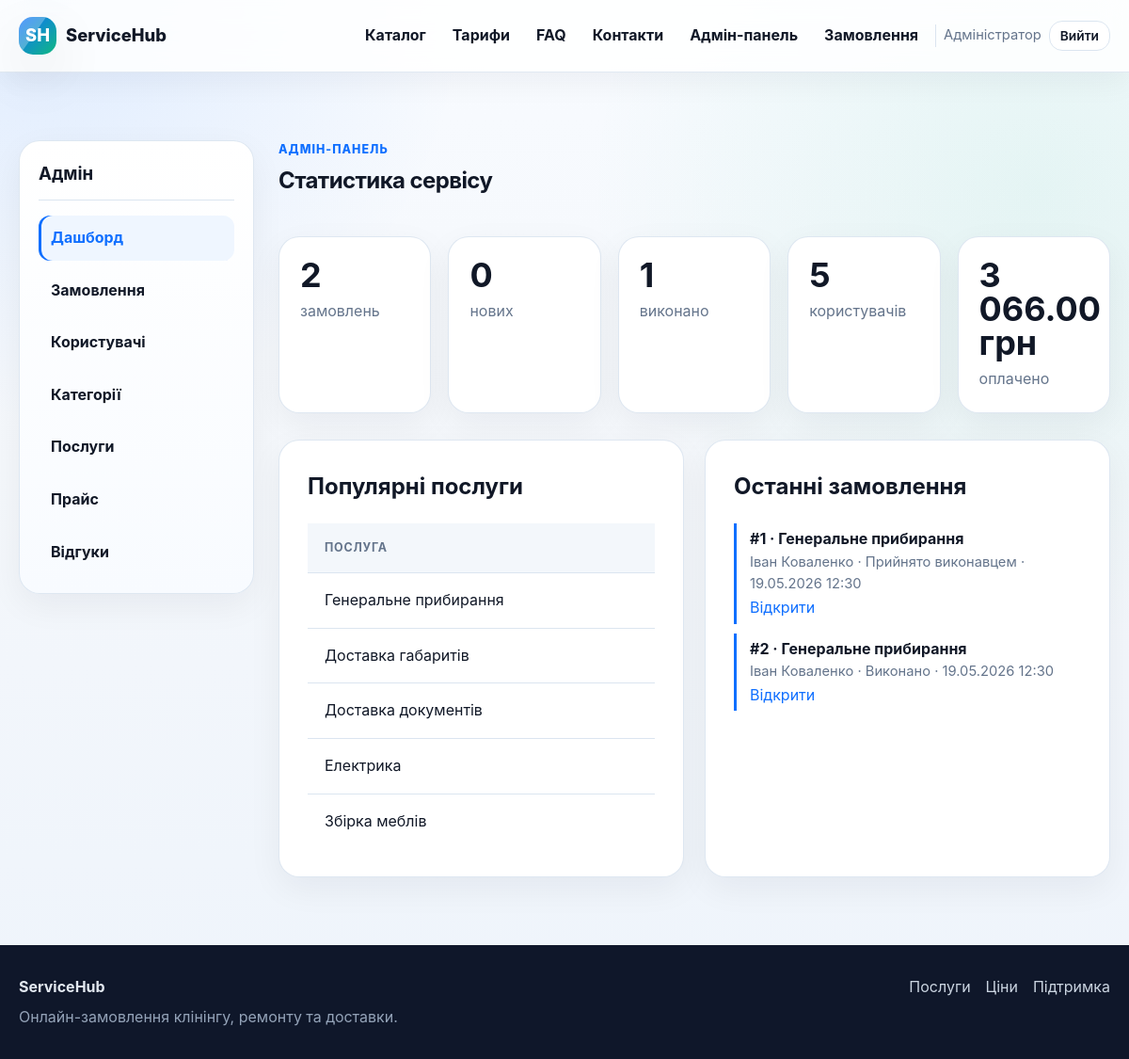
The page /admin (signed in) on the database its author committed.
### tables this page shows
CREATE TABLE users (
    id INTEGER PRIMARY KEY AUTOINCREMENT,
    role TEXT NOT NULL CHECK (role IN ('client', 'worker', 'admin')),
    full_name TEXT NOT NULL,
    email TEXT NOT NULL UNIQUE,
    password_hash TEXT NOT NULL,
    phone TEXT,
    city TEXT,
    address TEXT,
    specialization TEXT,
    service_area TEXT,
    schedule TEXT,
    price_text TEXT,
    is_blocked INTEGER NOT NULL DEFAULT 0,
    created_at TEXT NOT NULL DEFAULT CURRENT_TIMESTAMP
);

CREATE TABLE services (
    id INTEGER PRIMARY KEY AUTOINCREMENT,
    category_id INTEGER NOT NULL,
    name TEXT NOT NULL,
    slug TEXT NOT NULL,
    description TEXT,
    unit_label TEXT,
    is_active INTEGER NOT NULL DEFAULT 1,
    created_at TEXT NOT NULL DEFAULT CURRENT_TIMESTAMP,
    FOREIGN KEY (category_id) REFERENCES categories(id) ON DELETE RESTRICT,
    UNIQUE (category_id, slug)
);

CREATE TABLE orders (
    id INTEGER PRIMARY KEY AUTOINCREMENT,
    client_id INTEGER NOT NULL,
    worker_id INTEGER,
    category_id INTEGER NOT NULL,
    service_id INTEGER NOT NULL,
    city TEXT NOT NULL,
    street TEXT NOT NULL,
    building TEXT NOT NULL,
    apartment TEXT,
    preferred_at TEXT NOT NULL,
    description TEXT,
    cleaning_area REAL,
    rooms INTEGER,
    extra_options TEXT,
    repair_type TEXT,
    repair_hours REAL,
    urgency TEXT NOT NULL DEFAULT 'normal',
    photo_filename TEXT,
    delivery_from TEXT,
    delivery_to TEXT,
    delivery_distance_km REAL,
    weight REAL,
    dimensions TEXT,
    estimated_price REAL NOT NULL DEFAULT 0,
    final_price REAL,
    status TEXT NOT NULL DEFAULT 'Нове',
    is_paid INTEGER NOT NULL DEFAULT 0,
    paid_at TEXT,
    created_at TEXT NOT NULL DEFAULT CURRENT_TIMESTAMP,
    updated_at TEXT NOT NULL DEFAULT CURRENT_TIMESTAMP,
    FOREIGN KEY (client_id) REFERENCES users(id) ON DELETE CASCADE,
    FOREIGN KEY (worker_id) REFERENCES users(id) ON DELETE SET NULL,
    FOREIGN KEY (category_id) REFERENCES categories(id) ON DELETE RESTRICT,
    FOREIGN KEY (service_id) REFERENCES services(id) ON DELETE RESTRICT
);

### app.py (the view)
@app.route("/admin")
@role_required("admin")
def admin_dashboard():
    stats = {
        "orders": db_one("SELECT COUNT(*) AS cnt FROM orders")["cnt"],
        "new_orders": db_one("SELECT COUNT(*) AS cnt FROM orders WHERE status = 'Нове'")["cnt"],
        "done": db_one("SELECT COUNT(*) AS cnt FROM orders WHERE status = 'Виконано'")["cnt"],
        "users": db_one("SELECT COUNT(*) AS cnt FROM users")["cnt"],
        "revenue": db_one("SELECT COALESCE(SUM(COALESCE(final_price, estimated_price)), 0) AS total FROM orders WHERE is_paid = 1")["total"],
    }
    popular_services = db_all(
        """
        SELECT s.name, c.name AS category_name, COUNT(o.id) AS orders_count
        FROM services s
        JOIN categories c ON c.id = s.category_id
        LEFT JOIN orders o ON o.service_id = s.id
        GROUP BY s.id
        ORDER BY orders_count DESC, s.name
        LIMIT 5
        """
    )
    latest_orders = db_all(
        """
        SELECT o.*, s.name AS service_name, c.name AS category_name, client.full_name AS client_name,
               worker.full_name AS worker_name
        FROM orders o
        JOIN services s ON s.id = o.service_id
        JOIN categories c ON c.id = o.category_id
        JOIN users client ON client.id = o.client_id
        LEFT JOIN users worker ON worker.id = o.worker_id
        ORDER BY o.created_at DESC
        LIMIT 6
        """
    )
    return render_template("admin/dashboard.html", stats=stats, popular_services=popular_services, latest_orders=latest_orders)

### app.py (called while the page is built)
def get_db() -> sqlite3.Connection:
    if "db" not in g:
        db = sqlite3.connect(app.config["DATABASE"])
        db.row_factory = sqlite3.Row
        db.execute("PRAGMA foreign_keys = ON")
        g.db = db
    return g.db

def db_one(query: str, params: tuple = ()) -> sqlite3.Row | None:
    return get_db().execute(query, params).fetchone()

def db_all(query: str, params: tuple = ()) -> list[sqlite3.Row]:
    return get_db().execute(query, params).fetchall()

def format_datetime(value: str | None) -> str:
    if not value:
        return "—"
    try:
        clean = value.replace("T", " ").split(".")[0]
        dt = datetime.fromisoformat(clean)
        return dt.strftime("%d.%m.%Y %H:%M")
    except ValueError:
        return value

def money(value: float | int | str | None) -> str:
    if value is None or value == "":
        return "—"
    try:
        return f"{float(value):,.2f} грн".replace(",", " ")
    except (TypeError, ValueError):
        return str(value)

def current_user() -> sqlite3.Row | None:
    user_id = session.get("user_id")
    if not user_id:
        return None
    return db_one("SELECT * FROM users WHERE id = ?", (user_id,))

@app.before_request
def load_logged_in_user():
    g.user = current_user()
    if g.user and g.user["is_blocked"] and request.endpoint not in {"logout", "static"}:
        session.clear()
        g.user = None
        flash("Ваш обліковий запис заблоковано адміністратором.", "danger")
        return redirect(url_for("login"))
    return None

@app.context_processor
def inject_globals() -> dict:
    return {
        "current_user": getattr(g, "user", None),
        "roles": ROLES,
        "specializations": SPECIALIZATIONS,
        "order_statuses": ORDER_STATUSES,
        "worker_status_options": WORKER_STATUS_OPTIONS,
        "format_datetime": format_datetime,
        "money": money,
        "role_label": role_label,
        "spec_label": spec_label,
        "active_label": active_label,
        "status_class": status_class,
        "payment_status_label": payment_status_label,
        "payment_status_class": payment_status_class,
    }

### templates/admin/dashboard.html (shortened to what this page needs)
{% extends 'base.html' %}
{% block content %}
<section class="section">
    <div class="container dashboard-layout">
        <aside class="side-card">
            <h3>Адмін</h3>
            <a class="active" href="{{ url_for('admin_dashboard') }}">Дашборд</a>
            <a href="{{ url_for('admin_orders') }}">Замовлення</a>
            <a href="{{ url_for('admin_users') }}">Користувачі</a>
            <a href="{{ url_for('admin_categories') }}">Категорії</a>
            <a href="{{ url_for('admin_services') }}">Послуги</a>
            <a href="{{ url_for('admin_prices') }}">Прайс</a>
            <a href="{{ url_for('admin_reviews') }}">Відгуки</a>
        </aside>
        <div class="dashboard-main">
            <div class="section-head"><div><div class="eyebrow">Адмін-панель</div><h1>Статистика сервісу</h1></div></div>
            <div class="stats-grid five">
                <div class="stat-card"><strong>{{ stats.orders }}</strong><span>замовлень</span></div>
                <div class="stat-card"><strong>{{ stats.new_orders }}</strong><span>нових</span></div>
                <div class="stat-card"><strong>{{ stats.done }}</strong><span>виконано</span></div>
                <div class="stat-card"><strong>{{ stats.users }}</strong><span>користувачів</span></div>
                <div class="stat-card"><strong>{{ money(stats.revenue) }}</strong><span>оплачено</span></div>
            </div>
            <div class="detail-grid mt-lg">
                <div class="card spacious">
                    <h2>Популярні послуги</h2>
                    <div class="table-card embedded">
                        <table>
                            <thead><tr><th>Послуга</th><th>Категорія</th><th>К-сть</th></tr></thead>
                            <tbody>
                            {% for row in popular_services %}
                                <tr><td>{{ row.name }}</td><td>{{ row.category_name }}</td><td>{{ row.orders_count }}</td></tr>
                            {% endfor %}
                            </tbody>
                        </table>
                    </div>
                </div>
                <div class="card spacious">
                    <h2>Останні замовлення</h2>
                    <div class="timeline compact">
                        {% for order in latest_orders %}
                            <div class="timeline-item">
                                <strong>#{{ order.id }} · {{ order.service_name }}</strong>
                                <span>{{ order.client_name }} · {{ order.status }} · {{ format_datetime(order.created_at) }}</span>
                                <a href="{{ url_for('admin_order_detail', order_id=order.id) }}">Відкрити</a>
                            </div>
                        {% else %}<p class="muted">Замовлень немає.</p>{% endfor %}
                    </div>
                </div>
            </div>
        </div>
    </div>
</section>
{% endblock %}

### templates/base.html (shortened to what this page needs)
<!doctype html>
<html lang="uk">
<head>
    <link rel="stylesheet" href="{{ url_for('static', filename='css/style.css') }}">
</head>
<body>
<header class="site-header">
    <div class="container header-inner">
        <a class="brand" href="{{ url_for('home') }}">
            <span class="brand-mark">SH</span>
            <span>ServiceHub</span>
        </a>
        <nav class="nav" data-nav>
            <a href="{{ url_for('catalog') }}">Каталог</a>
            <a href="{{ url_for('prices_public') }}">Тарифи</a>
            <a href="{{ url_for('faq') }}">FAQ</a>
            <a href="{{ url_for('contacts') }}">Контакти</a>
            {% if current_user %}
                {% if current_user.role == 'client' %}
                    <a href="{{ url_for('client_dashboard') }}">Кабінет</a>
                    <a class="btn btn-sm btn-primary" href="{{ url_for('client_create_order') }}">Замовити</a>
                {% elif current_user.role == 'worker' %}
                    <a href="{{ url_for('worker_dashboard') }}">Кабінет</a>
                    <a href="{{ url_for('worker_available_orders') }}">Доступні заявки</a>
                {% elif current_user.role == 'admin' %}
                    <a href="{{ url_for('admin_dashboard') }}">Адмін-панель</a>
                    <a href="{{ url_for('admin_orders') }}">Замовлення</a>
                {% endif %}
                <span class="nav-user">{{ current_user.full_name }}</span>
                <a class="btn btn-sm btn-outline" href="{{ url_for('logout') }}">Вийти</a>
            {% else %}
                <a href="{{ url_for('login') }}">Вхід</a>
                <a class="btn btn-sm btn-primary" href="{{ url_for('register') }}">Реєстрація</a>
            {% endif %}
        </nav>
    </div>
</header>
<main class="page">
    {% block content %}{% endblock %}
</main>
<footer class="site-footer">
    <div class="container footer-inner">
        <div>
            <strong>ServiceHub</strong>
            <p>Онлайн-замовлення клінінгу, ремонту та доставки.</p>
        </div>
        <div class="footer-links">
            <a href="{{ url_for('catalog') }}">Послуги</a>
            <a href="{{ url_for('prices_public') }}">Ціни</a>
            <a href="{{ url_for('contacts') }}">Підтримка</a>
        </div>
    </div>
</footer>
</body>
</html>

### rows shown on the page
users: full_name "Адміністратор"
services: name "Генеральне прибирання"
services: name "Доставка габаритів"
services: name "Доставка документів"
services: name "Електрика"
services: name "Збірка меблів"
orders: id "1", service_name "Генеральне прибирання", client_name "Іван Коваленко", status "Прийнято виконавцем", created_at "19.05.2026 12:30"
orders: id "2", service_name "Генеральне прибирання", client_name "Іван Коваленко", status "Виконано", created_at "19.05.2026 12:30"

### other values the page prints
{{ stats.orders }} "2"
{{ stats.new_orders }} "0"
{{ stats.done }} "1"
{{ stats.users }} "5"
{{ money(stats.revenue) }} "3 066.00 грн"
